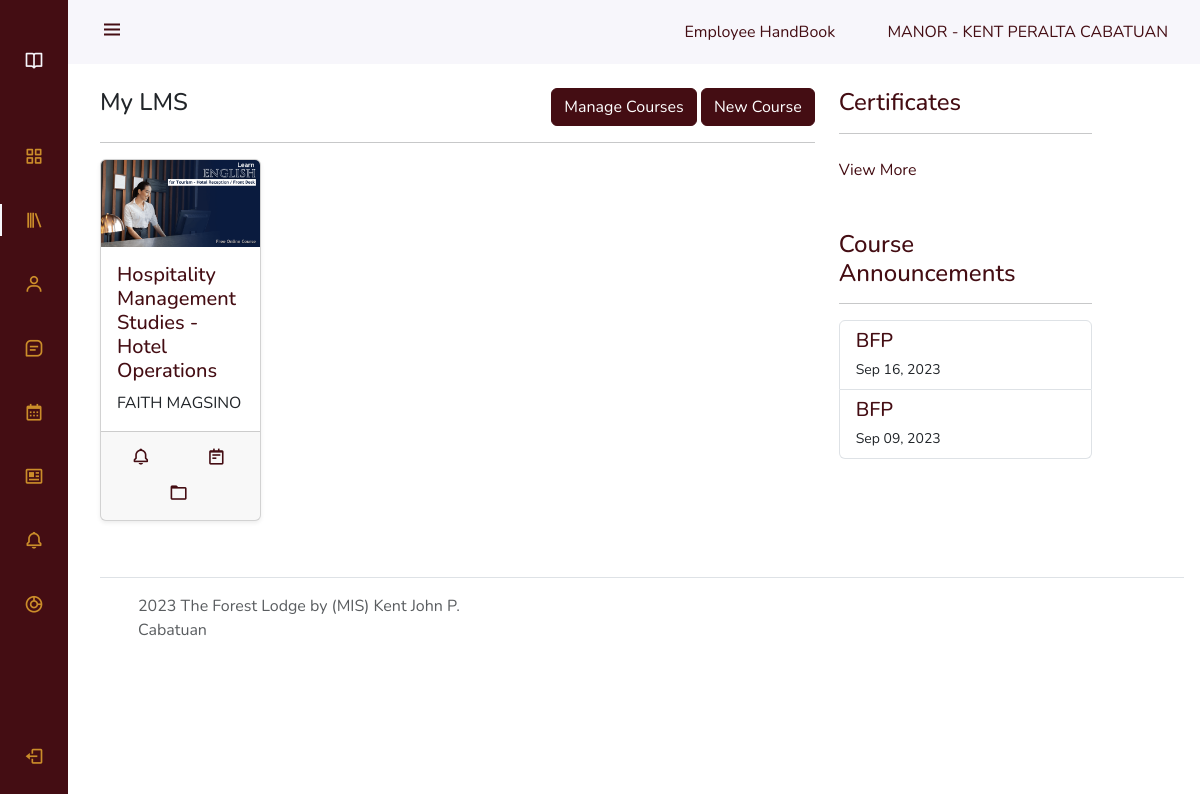
/library.php (signed in), run on the app's committed database.
### tables this page shows
CREATE TABLE `tbl_employee` (
  `employee_id` int(100) NOT NULL,
  `employee_username` varchar(255) NOT NULL,
  `employee_mobile_number` varchar(50) NOT NULL,
  `employee_email` varchar(255) NOT NULL,
  `employee_password` varchar(255) NOT NULL,
  `employee_first_name` varchar(50) NOT NULL,
  `employee_last_name` varchar(50) NOT NULL,
  `employee_middle_name` varchar(20) NOT NULL,
  `employee_suffix` varchar(20) NOT NULL,
  `employee_job_title` varchar(50) NOT NULL,
  `department_id` int(20) NOT NULL,
  `employee_baguio_address` varchar(50) NOT NULL,
  `employee_present_address` varchar(50) NOT NULL,
  `account_type` varchar(20) NOT NULL,
  `account_status` varchar(20) NOT NULL,
  `property` varchar(50) NOT NULL,
  `employee_date_started` varchar(100) NOT NULL,
  `employment_status` varchar(100) NOT NULL,
  `birth_date` varchar(100) NOT NULL,
  `civil_status` varchar(20) NOT NULL
);

CREATE TABLE `tbl_course` (
  `course_id` int(10) NOT NULL,
  `course_name` varchar(50) NOT NULL,
  `course_description` text NOT NULL,
  `instructor_id` int(10) NOT NULL,
  `department_id` int(10) NOT NULL,
  `course_date` varchar(20) NOT NULL,
  `course_status` varchar(15) NOT NULL,
  `cover_image` varchar(255) NOT NULL,
  `certificate_templ` varchar(255) NOT NULL,
  `property` varchar(30) NOT NULL
);

CREATE TABLE `tbl_announcement` (
  `announcement_id` int(20) NOT NULL,
  `announcement_name` varchar(50) NOT NULL,
  `announcement_description` text NOT NULL,
  `course_id` int(10) NOT NULL,
  `announcement_date` varchar(50) NOT NULL,
  `announcement_time` varchar(50) NOT NULL,
  `announcement_from` varchar(20) NOT NULL,
  `announcement_to` varchar(20) NOT NULL
);

### courses/list_course.php (called while the page is built)
<?php
try{
	require "server/config_main.php";
    include 'server/encrypt_decrypt_get.php';
	$connection=new PDO($dsn, $username, $password, $options);
	$sql="SELECT
    tbl_course.course_id AS 'course_id',
    tbl_course.course_name AS 'course_name',
    tbl_course.course_description AS 'course_description',
    tbl_course.instructor_id AS 'instructor_id',
    tbl_employee.employee_first_name AS 'employee_first_name',
    tbl_employee.employee_last_name AS 'employee_last_name',
    tbl_course.course_date AS 'course_date',
    tbl_course.course_status AS 'course_status',
    tbl_course.cover_image AS 'cover_image'
    FROM tbl_course
    JOIN tbl_employee ON tbl_course.instructor_id = tbl_employee.employee_id";
	$statement_list_course = $connection->prepare($sql);
  	$statement_list_course->execute();
	$result_list_course = $statement_list_course->fetchAll();
} catch(PDOException $error){
    header('Location: errors/404');
}
?>

### server/common.php (called while the page is built, shortened)
<?php
function escape($html) {
    return htmlspecialchars($html, ENT_QUOTES | ENT_SUBSTITUTE, "UTF-8");
}
?>

### server/encrypt_decrypt_get.php (called while the page is built, shortened)
<?php
function base64_url_encode($input) {
    return strtr(base64_encode($input), '+/=', '._-');
}
?>

### courses/list_course_announcement_dashboard.php (called while the page is built)
<?php
try{
	require "server/config_main.php";
	$connection=new PDO($dsn, $username, $password, $options);
	$sql="SELECT * FROM tbl_announcement ORDER BY announcement_id DESC LIMIT 5";
	$statement_list_course_announcement_dashboard = $connection->prepare($sql);
  	$statement_list_course_announcement_dashboard->execute();
	$result_list_course_announcement_dashboard = $statement_list_course_announcement_dashboard->fetchAll();
} catch(PDOException $error){
	echo $sql . "<br>" . $error->getMessage();
}
?>

### library.php (the view, shortened to what this page needs)
<?php include 'templates/dashboard_header.php' ?>
<?php include 'courses/add_course.php'?>
<?php include 'courses/list_course.php'?>
<?php include 'certificate_includes/list_user_certificates.php'?>
<?php include 'courses/list_course_announcement_dashboard.php'?>
<?php include 'templates/navbar.php' ?>
    <div class="height-100">
        <div class="row mt-5">
            <div class="col-md-8 mb-3">
                <div class="row">
                    <div class="mt-4">
                        <div class="d-flex justify-content-between">
                            <div>
                                <h4>My LMS</h4>
                            </div>
                            <?php if(($account_type == 'administrator') || ($account_type == 'instructor')): ?>
                            <div>
                                <a href="manage_library" type="button" class="btn btn-success">Manage Courses</a>
                                <a href="#" type="button" class="btn btn-success" data-bs-toggle="modal" data-bs-target="#addcourseModal">New Course</a>
                            </div>
                            <?php endif?>
                        </div>
                        <hr>
                    </div>
                    <?php foreach ($result_list_course as $row) : ?>
                    <div class="col-md-3 col-lg-3 col-sm-6 mb-3">
                        <div class="card shadow-sm">
                            <a class="text-dark" href="course?c=<?php echo base64_url_encode(escape($row['course_id']));?>&&link=home">
                                <img class="card-img-top" src="uploads/course_cover_photo/<?php echo escape($row['cover_image']);?>" alt="Card image cap">
                                <div class="card-body">
                                    <h5 class="card-title text-success"><?php echo escape($row['course_name']);?></h5>
                                    <p class="card-text"><?php echo strtoupper(escape($row['employee_first_name'] . ' ' . $row['employee_last_name']));?></p>
                                </div>
                            </a>
                            <div class="card-footer text-center">
                                <div class="row no-gutters">
                                    <div class="col">
                                        <a href="course?c=<?php echo base64_url_encode(escape($row['course_id']));?>&&link=announcement" class="badge text-success pe-3" style="font-size:1.2em;"><i class='bx bx-bell'></i></a>
                                    </div>
                                    <div class="col">
                                        <a href="course?c=<?php echo base64_url_encode(escape($row['course_id']));?>&&link=calendar" class="badge text-success pe-3" style="font-size:1.2em;"><i class='bx bx-notepad'></i></a>
                                    </div>
                                    <div class="col">
                                        <a href="course?c=<?php echo base64_url_encode(escape($row['course_id']));?>&&link=files" class="badge text-success pe-3" style="font-size:1.2em;"><i class='bx bx-folder'></i></a>
                                    </div>
                                </div>
                            </div>
                        </div>
                    </div>
                    <?php endforeach?>
                </div>
            </div>
            <div class="col-md-3 mb-3 mt-4">
                <h4 class="text-success">Certificates</h4>
                <hr>
                <div class="list-group">
                    <a class="text-success pt-2" href="certificates">View More</a>
                </div>
                <h4 class="pt-5 text-success">Course Announcements</h4>
                <hr>
                <div class="list-group">
                    <?php foreach($result_list_course_announcement_dashboard as $row):?>
                    <a href="#" class="list-group-item list-group-item-action flex-column align-items-start">
                        <div class="d-flex w-100 justify-content-between">
                        <h5 class="mb-1 text-success"><?php echo escape($row['announcement_name']);?></h5>
                        </div>
                        <small><?php echo date("M d, Y", strtotime(escape($row['announcement_date'])));?></small>
                    </a>
                    <?php endforeach?>
                </div>
            </div>
        </div>
        <?php include 'templates/footer_style.php'?>
    </div>
<?php include 'templates/dashboard_footer.php' ?>

### templates/dashboard_header.php (shortened to what this page needs)
<?php $server_link = "http://localhost:8888/learnatleisure-lms/"?>
<?php
    include 'server/signin_config.php';
?>
<?php
    $stmt = $con->prepare('SELECT tbl_employee.employee_id,
    tbl_employee.employee_username,
    tbl_employee.employee_mobile_number,
    tbl_employee.employee_email,
    tbl_employee.employee_password,
    tbl_employee.employee_first_name,
    tbl_employee.employee_last_name,
    tbl_employee.employee_middle_name,
    tbl_employee.employee_suffix,
    tbl_employee.account_type,
    tbl_employee.department_id,
    tbl_employee.employee_job_title,
    tbl_employee.employee_baguio_address,
    tbl_employee.employee_present_address,
    tbl_department.department_name,
    tbl_employee.property,
    tbl_employee.employee_date_started,
    tbl_employee.employment_status,
    tbl_employee.birth_date,
    tbl_employee.civil_status FROM tbl_employee JOIN tbl_department ON tbl_employee.department_id = tbl_department.department_id WHERE tbl_employee.employee_id = ?');
    $stmt->bind_param('i', $_SESSION['user_id']);
    $stmt->execute();
    $stmt->bind_result($employee_id,$employee_username,$employee_mobile_number,$employee_email,$employee_password,$employee_first_name,$employee_last_name,$employee_middle_name,$employee_suffix,$account_type,$department_id,$employee_job_title,$employee_baguio_address,$employee_present_address,$department_name,$property,$employee_date_started,$employment_status,$birth_date,$civil_status);
?>
<!DOCTYPE html>
<html lang="en">
<head>
    <link href="<?php echo $server_link;?>css/bootstrap.min.css" rel="stylesheet">
    <link rel="stylesheet" href="<?php echo $server_link;?>css/style.css">
    <link rel="stylesheet" href="https://cdn.jsdelivr.net/npm/boxicons@latest/css/boxicons.min.css">
    <link rel="stylesheet" href="https://cdn.datatables.net/buttons/2.4.1/css/buttons.bootstrap5.min.css">
    <link rel="stylesheet" href="https://cdn.datatables.net/1.13.5/css/dataTables.bootstrap5.min.css">
</head>
<body id="body-pd">

### templates/navbar.php
<?php $activePage = basename($_SERVER['PHP_SELF'], ".php"); ?>
<header class="header" id="header">
        <div class="header_toggle"> <i class='bx bx-menu' id="header-toggle"></i> </div>
        <div>
            <a class="pe-5" href="handbook">Employee HandBook</a>
            <a href="profile"><?= strtoupper($property . ' - '. $employee_first_name . ' ' . $employee_middle_name . ' ' . $employee_last_name . ' ' . $employee_suffix); ?></a>
        </div>
    </header>
    <div class="l-navbar" id="nav-bar">
        <nav class="nav">
            <div> <a href="#" class="nav_logo"> <i class='bx bx-book-open nav_logo-icon'></i> <span class="nav_logo-name">E-Learning <br> Management <br> System</span> </a>
                <div class="nav_list">
                    <a href="/learnatleisure-lms" class="nav_link <?= ($activePage == 'index') ? 'active':''; ?>"> <i class='bx bx-grid-alt nav_icon'></i> <span class="nav_name">Dashboard</span> </a>
                    <a href="<?php echo $server_link;?>library" class="nav_link <?= (($activePage == 'library') || ($activePage == 'course')) ? 'active':''; ?>"> <i class='bx bx-library nav_icon'></i> <span class="nav_name">My LMS</span> </a>
                    <?php if(($account_type == 'administrator') || ($account_type == 'instructor')):?>
                    <a href="<?php echo $server_link;?>user_accounts" class="nav_link <?= ($activePage == 'user_accounts' || $activePage == 'account') ? 'active':''; ?>"> <i class='bx bx-user nav_icon'></i> <span class="nav_name">Users</span> </a>
                    <?php endif?>
                    <a href="<?php echo $server_link;?>conversations" class="nav_link <?= ($activePage == 'conversations') ? 'active':''; ?>"> <i class='bx bx-message-square-detail nav_icon'></i> <span class="nav_name">Inbox</span> </a>
                    <a href="<?php echo $server_link;?>calendar" class="nav_link <?= ($activePage == 'calendar') ? 'active':''; ?>"> <i class='bx bx-calendar nav_icon'></i> <span class="nav_name">Training Calendar</span> </a>
                    <a href="news" class="nav_link <?= ($activePage == 'news') ? 'active':''; ?>"> <i class='bx bx-news nav_icon'></i> <span class="nav_name">Updates</span> </a>
                    <a href="noticeboard" class="nav_link <?= ($activePage == 'noticeboard') ? 'active':''; ?>"> <i class='bx bx-bell nav_icon'></i> <span class="nav_name">Noticeboard</span> </a>
                    <?php if(($account_type == 'administrator') || ($account_type == 'instructor')):?>
                    <a href="performacereview" class="nav_link <?= ($activePage == 'performacereview') ? 'active':''; ?>"> <i class='bx bx-doughnut-chart nav_icon'></i> <span class="nav_name">Performance Review</span> </a>
                    <?php endif?>
                </div>
            </div> <a href="logout" class="nav_link"> <i class='bx bx-log-out nav_icon'></i> <span class="nav_name">SignOut</span> </a>
        </nav>
    </div>

### templates/footer_style.php
<footer class="d-flex flex-wrap justify-content-between align-items-center py-3 my-4 border-top">
    <div class="col-md-4 d-flex align-items-center">
      <a href="/" class="mb-3 me-2 mb-md-0 text-muted text-decoration-none lh-1">
        <svg class="bi" width="30" height="24"><use xlink:href="#bootstrap"></use></svg>
      </a>
      <span class="mb-3 mb-md-0 text-muted"><?php echo date('Y');?> The Forest Lodge by (MIS) Kent John P. Cabatuan</span>
    </div>
</footer>

### templates/dashboard_footer.php (shortened to what this page needs)
</body>
</html>

### css/style.css (style rules this page uses)
.header,body { padding:0 1rem }
.header,.l-navbar { position:fixed;top:0;transition:.5s;z-index:var(--z-fixed) }
.header_img,.nav { display:flex;overflow:hidden }
.active::before,.header { background-color:var(--white-color) }
:root { --header-height:3rem;--nav-width:68px;--first-color:#1A8348;--first-color-light:#78bb95;--white-color:#F7F6FB;--body-font:'Nunito',sans-serif;--normal-font-size:1rem;--z-fixed:100 }
*,::after,::before { box-sizing:border-box }
body { position:relative;margin:var(--header-height) 0 0 0;font-family:var(--body-font);font-size:var(--normal-font-size);transition:.5s }
a { text-decoration:none }
.header { width:100%;height:var(--header-height);left:0;display:flex;align-items:center;justify-content:space-between }
.header_toggle { color:var(--first-color);font-size:1.5rem;cursor:pointer }
.nav_logo-icon,.nav_logo-name { color:var(--white-color) }
.nav_icon,.nav_logo-icon { font-size:1.25rem }
.l-navbar { left:-30%;width:var(--nav-width);height:100vh;background-color:var(--first-color);padding:.5rem 1rem 0 0 }
.nav { height:100%;flex-direction:column;justify-content:space-between }
.nav_link,.nav_logo { display:grid;grid-template-columns:max-content max-content;align-items:center;column-gap:1rem;padding:.5rem 0 .5rem 1.5rem }
.nav_logo { margin-bottom:2rem }
.nav_link { position:relative;color:var(--first-color-light);margin-bottom:1.5rem;transition:.3s }
.active,.nav_link:hover { color:var(--white-color) }
.active::before { content:'';position:absolute;left:0;width:2px;height:32px }
.height-100 { height:100vh }
@media screen and (min-width:768px) { body { margin:calc(var(--header-height) + 1rem) 0 0 0;padding-left:calc(var(--nav-width) + 2rem) } }
@media screen and (min-width:768px) { .header { height:calc(var(--header-height) + 1rem);padding:0 2rem 0 calc(var(--nav-width) + 2rem) } }
@media screen and (min-width:768px) { .l-navbar { left:0;padding:1rem 1rem 0 0 } }

### templates/dashboard_header.php (style rules this page uses)
.l-navbar { background-color: #440D13; }
.btn-success { background-color: #440D13; border-color:#440D13; }
.text-success { color:#440D13 !important; }
.nav_link { color: #CB8D2A; }
#header-toggle { color:#440D13 !important; }
a { color: #440D13; }

### data on the page
tbl_employee: property+employee_first_name+employee_middle_name "MANOR - KENT PERALTA CABATUAN"
tbl_course: cover_image (picture), course_name "Hospitality Management Studies - Hotel Operations", tbl_employee.employee_first_name+employee_last_name "FAITH MAGSINO"
tbl_announcement: announcement_name "BFP", announcement_date "Sep 16, 2023"
tbl_announcement: announcement_name "BFP", announcement_date "Sep 09, 2023"
